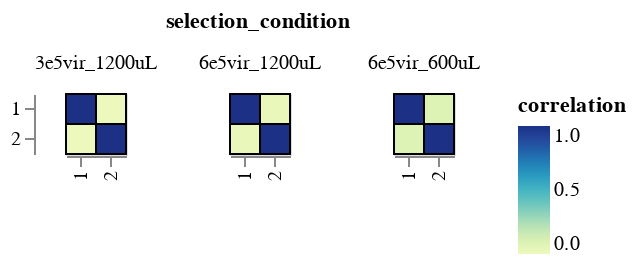

Notebook code cell kept with this figure:
### Markdown cell above
## Analyze correlation between prob_escape scores for independent antibody selections
These are technical replicates for selections at a single concentration, ~IC90 for the cocktail (1.37ng/uL), and ~IC99 + IC99.5 for AUSAB-13 (serum dilutions 0.0014 and 0.0021). i.e. the lowest concentrations I tend to use for selections.
### 1:1 antibody cocktail

### Code cell
cocktail_corr = get_corr_df(
    antibody='1C04-5G04', 
    replicate_conc=[1.37]
)[0]

corr_heatmap(cocktail_corr, 
             corr_col='correlation', 
             sample_cols=['replicate_1', 'replicate_2'], 
             group_col='selection_condition',
            )

### Figure 1 — Vega-Lite specification as saved in the notebook (floating-point values rounded to 4 significant figures)
{"config": {"view": {"continuousWidth": 400, "continuousHeight": 300}, "axis": {"labelLimit": 500}}, "data": {"name": "data-3a8d1b021864fce6ce24607877dd2903"}, "mark": {"type": "rect", "stroke": "black"}, "encoding": {"color": {"field": "correlation", "scale": {"domain": [0, 1]}, "type": "quantitative"}, "facet": {"columns": 3, "field": "selection_condition", "type": "nominal"}, "tooltip": [{"field": "selection_condition", "type": "nominal"}, {"field": "antibody_concentration", "format": ".3f", "type": "quantitative"}, {"field": "replicate_1", "type": "nominal"}, {"field": "replicate_2", "type": "nominal"}, {"field": "correlation", "format": ".3f", "type": "quantitative"}], "x": {"field": "replicate_1", "title": null, "type": "nominal"}, "y": {"field": "replicate_2", "title": null, "type": "nominal"}}, "height": {"step": 15}, "width": {"step": 15}, "$schema": "https://vega.github.io/schema/vega-lite/v5.2.0.json", "datasets": {"data-3a8d1b021864fce6ce24607877dd2903": [{"selection_condition": "3e5vir_1200uL", "antibody_concentration": 1.37, "replicate_1": "1", "replicate_2": "1", "correlation": 1.0}, {"selection_condition": "3e5vir_1200uL", "antibody_concentration": 1.37, "replicate_1": "2", "replicate_2": "1", "correlation": 0.01273}, {"selection_condition": "6e5vir_1200uL", "antibody_concentration": 1.37, "replicate_1": "1", "replicate_2": "1", "correlation": 1.0}, {"selection_condition": "6e5vir_1200uL", "antibody_concentration": 1.37, "replicate_1": "2", "replicate_2": "1", "correlation": 0.03025}, {"selection_condition": "6e5vir_600uL", "antibody_concentration": 1.37, "replicate_1": "1", "replicate_2": "1", "correlation": 1.0}, {"selection_condition": "6e5vir_600uL", "antibody_concentration": 1.37, "replicate_1": "2", "replicate_2": "1", "correlation": 0.0892}, {"selection_condition": "3e5vir_1200uL", "antibody_concentration": 1.37, "replicate_1": "1", "replicate_2": "2", "correlation": 0.01273}, {"selection_condition": "3e5vir_1200uL", "antibody_concentration": 1.37, "replicate_1": "2", "replicate_2": "2", "correlation": 1.0}, {"selection_condition": "6e5vir_1200uL", "antibody_concentration": 1.37, "replicate_1": "1", "replicate_2": "2", "correlation": 0.03025}, {"selection_condition": "6e5vir_1200uL", "antibody_concentration": 1.37, "replicate_1": "2", "replicate_2": "2", "correlation": 1.0}, {"selection_condition": "6e5vir_600uL", "antibody_concentration": 1.37, "replicate_1": "1", "replicate_2": "2", "correlation": 0.0892}, {"selection_condition": "6e5vir_600uL", "antibody_concentration": 1.37, "replicate_1": "2", "replicate_2": "2", "correlation": 1.0}]}}
